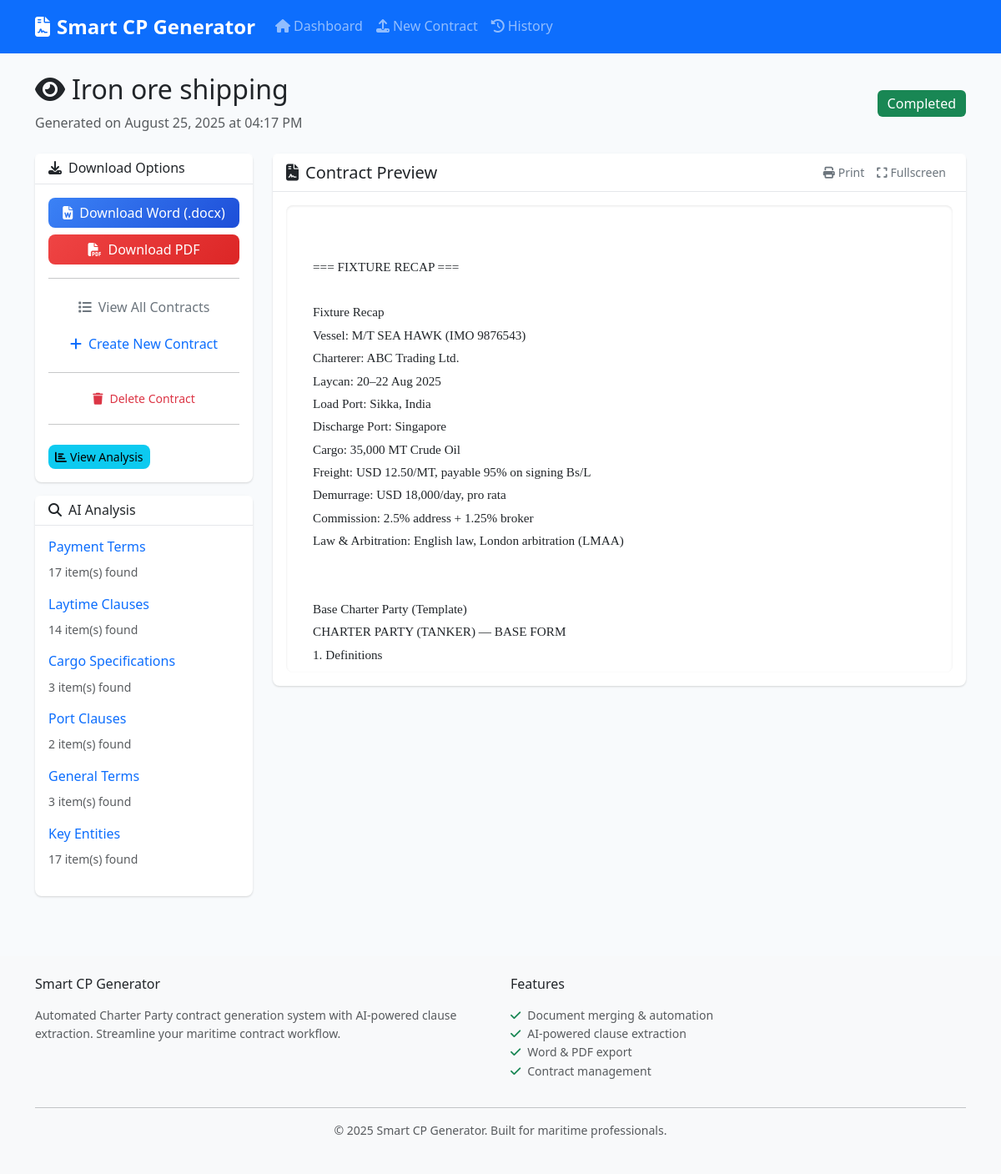
The app's page /preview/1 with its own data.
### models.py (models this page shows, shortened)
class Contract(db.Model):
    id = db.Column(db.Integer, primary_key=True)
    contract_name = db.Column(db.String(255), nullable=False)
    fixture_recap_content = db.Column(Text)
    base_cp_content = db.Column(Text)
    negotiated_clauses_content = db.Column(Text)
    final_contract_content = db.Column(Text)
    extracted_clauses = db.Column(Text)  # JSON string of extracted clauses
    created_at = db.Column(db.DateTime, default=datetime.utcnow)
    updated_at = db.Column(db.DateTime, default=datetime.utcnow, onupdate=datetime.utcnow)
    status = db.Column(db.String(50), default='draft')  # draft, processing, completed, error
    docx_path = db.Column(db.String(255))
    pdf_path = db.Column(db.String(255))

### routes.py (the view)
@app.route('/preview/<int:contract_id>')
def preview_contract(contract_id):
    contract = Contract.query.get_or_404(contract_id)
    return render_template('preview.html', contract=contract)

### app.py (called while the page is built)
@app.template_filter('fromjson')
def fromjson_filter(value):
    if value:
        try:
            return json.loads(value)
        except (ValueError, TypeError):
            return {}
    return {}

### templates/preview.html (shortened to what this page needs)
{% extends "base.html" %}
{% block content %}
<div class="row">
    <div class="col-12 mb-4">
        <div class="d-flex justify-content-between align-items-center">
            <div>
                <h2>
                    <i class="fas fa-eye me-2"></i>{{ contract.contract_name }}
                </h2>
                <p class="text-muted mb-0">
                    Generated on {{ contract.created_at.strftime('%B %d, %Y at %I:%M %p') if contract.created_at else 'Unknown' }}
                </p>
            </div>
            <div>
                <span class="badge bg-{{ 'success' if contract.status == 'completed' else 'warning' if contract.status == 'processing' else 'danger' }} fs-6">
                    {{ contract.status.title() }}
                </span>
            </div>
        </div>
    </div>
</div>
{% if contract.status == 'completed' %}
<div class="row">
    <div class="col-md-3 mb-4">
        <div class="card">
            <div class="card-header">
                <h6 class="mb-0">
                    <i class="fas fa-download me-2"></i>Download Options
                </h6>
            </div>
            <div class="card-body">
                <div class="d-grid gap-2">
                    {% if contract.docx_path %}
                    <a href="{{ url_for('download_file', contract_id=contract.id, file_type='docx') }}"
                       class="btn btn-primary">
                        <i class="fas fa-file-word me-2"></i>Download Word (.docx)
                    </a>
                    {% endif %}
                    {% if contract.pdf_path %}
                    <a href="{{ url_for('download_file', contract_id=contract.id, file_type='pdf') }}"
                       class="btn btn-danger">
                        <i class="fas fa-file-pdf me-2"></i>Download PDF
                    </a>
                    {% endif %}
                </div>
                <hr>
                <div class="d-grid gap-2">
                    <a href="{{ url_for('contract_history') }}" class="btn btn-outline-secondary">
                        <i class="fas fa-list me-2"></i>View All Contracts
                    </a>
                    <a href="{{ url_for('upload_documents') }}" class="btn btn-outline-primary">
                        <i class="fas fa-plus me-2"></i>Create New Contract
                    </a>
                </div>
                <hr>
                <form method="POST" action="{{ url_for('delete_contract', contract_id=contract.id) }}"
                      onsubmit="return confirm('Are you sure you want to delete this contract?')">
                    <button type="submit" class="btn btn-outline-danger btn-sm w-100">
                        <i class="fas fa-trash me-2"></i>Delete Contract
                    </button>
                </form>
            </div>
        </div>
        {% if contract.extracted_clauses %}
        <div class="card mt-3">
            <div class="card-header">
                <h6 class="mb-0">
                    <i class="fas fa-search me-2"></i>AI Analysis
                </h6>
            </div>
            <div class="card-body">
                {% set clauses = contract.extracted_clauses | fromjson %}
                {% for category, items in clauses.items() %}
                    {% if items %}
                    <div class="mb-3">
                        <h6 class="text-primary">{{ category.replace('_', ' ').title() }}</h6>
                        <small class="text-muted">{{ items | length }} item(s) found</small>
                    </div>
                    {% endif %}
                {% endfor %}
            </div>
        </div>
        {% endif %}
    </div>
    <div class="col-md-9">
        <div class="card">
            <div class="card-header d-flex justify-content-between align-items-center">
                <h5 class="mb-0">
                    <i class="fas fa-file-contract me-2"></i>Contract Preview
                </h5>
                <div class="btn-group" role="group">
                    <button type="button" class="btn btn-sm btn-outline-secondary" onclick="printContent()">
                        <i class="fas fa-print me-1"></i>Print
                    </button>
                    <button type="button" class="btn btn-sm btn-outline-secondary" onclick="toggleFullscreen()">
                        <i class="fas fa-expand me-1"></i>Fullscreen
                    </button>
                </div>
            </div>
            <div class="card-body" id="contractContent">
                <div class="contract-preview">
                    {% if contract.final_contract_content %}
                        {{ contract.final_contract_content | replace('\n', '<br>') | safe }}
                    {% else %}
                        <div class="text-center text-muted py-5">
                            <i class="fas fa-file-alt fa-3x mb-3"></i>
                            <h5>No content available</h5>
                            <p>The contract content could not be displayed.</p>
                        </div>
                    {% endif %}
                </div>
            </div>
        </div>
    </div>
</div>
{% endif %}
{% endblock %}

### static/css/style.css (style rules this page uses)
:root { --primary-color: #3b82f6; --success-color: #10b981; --warning-color: #f59e0b; --danger-color: #ef4444; --dark-color: #1f2937; --light-color: #f8fafc; --border-radius: 8px; --shadow: 0 1px 3px 0 rgba(0, 0, 0, 0.1), 0 1px 2px 0 rgba(0, 0, 0, 0.06); --shadow-lg: 0 10px 15px -3px rgba(0, 0, 0, 0.1), 0 4px 6px -2px rgba(0, 0, 0, 0.05); }
body { font-family: 'Segoe UI', Tahoma, Geneva, Verdana, sans-serif; background-color: #f8fafc; line-height: 1.6; }
.card { border: none; border-radius: var(--border-radius); box-shadow: var(--shadow); transition: all 0.2s ease; }
.card-header { border-bottom: 1px solid #e5e7eb; background-color: rgba(255, 255, 255, 0.8); font-weight: 600; }
.btn { border-radius: var(--border-radius); font-weight: 500; transition: all 0.2s ease; border: none; }
.btn-primary { background: linear-gradient(135deg, #3b82f6, #1d4ed8); }
.btn-danger { background: linear-gradient(135deg, #ef4444, #dc2626); }
.contract-preview { font-family: 'Times New Roman', serif; line-height: 1.8; font-size: 0.95rem; background-color: white; padding: 2rem; border-radius: var(--border-radius); box-shadow: inset 0 1px 3px rgba(0, 0, 0, 0.1); max-height: 70vh; overflow-y: auto; }
.badge { font-weight: 500; padding: 0.5rem 0.75rem; }
.fade-in-up { animation: fadeInUp 0.6s ease-out; }

### records on screen
Contract: contract_name "Iron ore shipping", created_at "August 25, 2025 at 04:17 PM", status "Completed", final_contract_content "=== FIXTURE RECAP === Fixture Recap Vessel: M/T SEA HAWK (IMO 9876543) Charterer: ABC Trading Ltd. Laycan: 20–22 Aug 2025 Load Port: Sikka, India Discharge Port: Singapore Cargo: 35,000 MT Crude Oil Freight: USD 12.50/MT, payable 95% on signing Bs/L Demurrage: USD 18,000/day, pro rata Commission: 2.5% address + 1.25% broker Law & Arbitration: English law, London arbitration (LMAA) Base Charter Party (Template) CHARTER PARTY (TANKER) — BASE FORM 1. Definitions"

### other values on screen
{{ category.replace('_', ' ').title() }} "Payment Terms" "Laytime Clauses" "Cargo Specifications" "Port Clauses" "General Terms" "Key Entities"
{{ items | length }} "17" "14" "3" "2" "3" "17"
